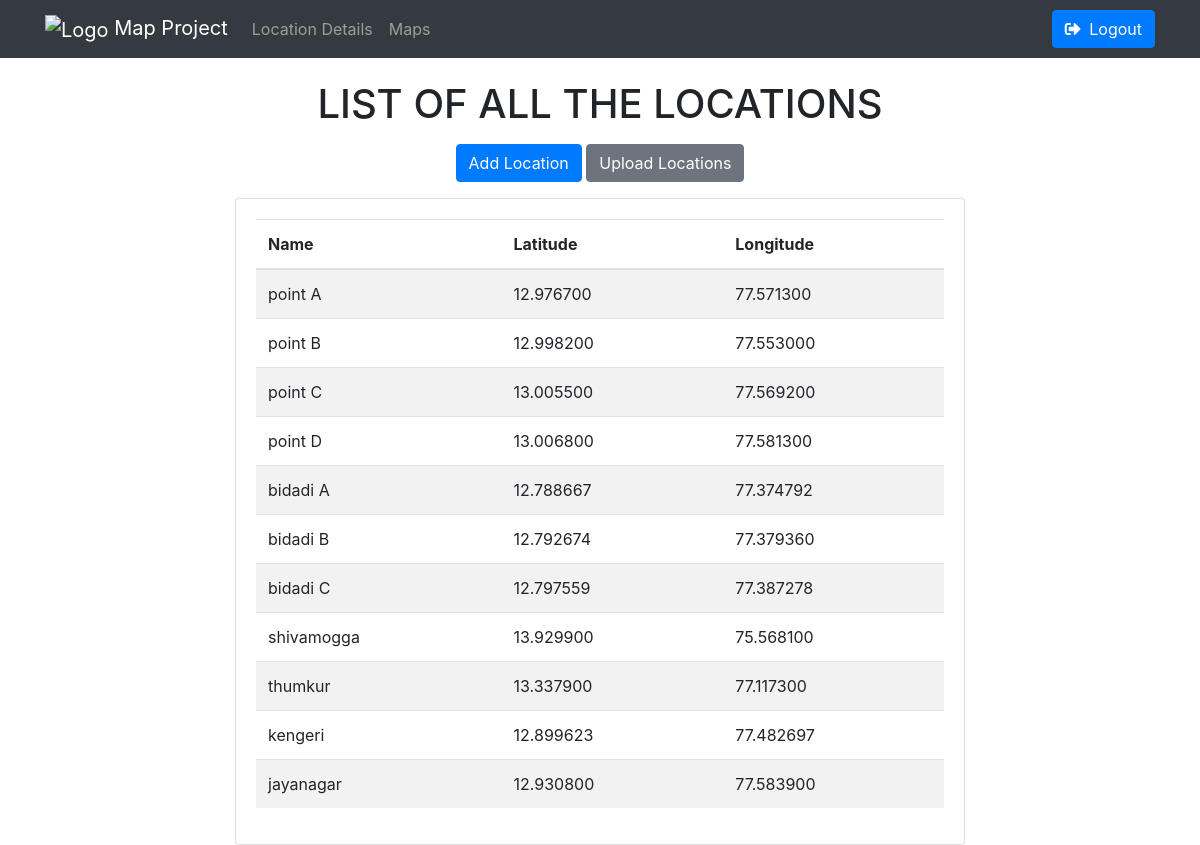
Before: /table/ (signed in) with the older database file.
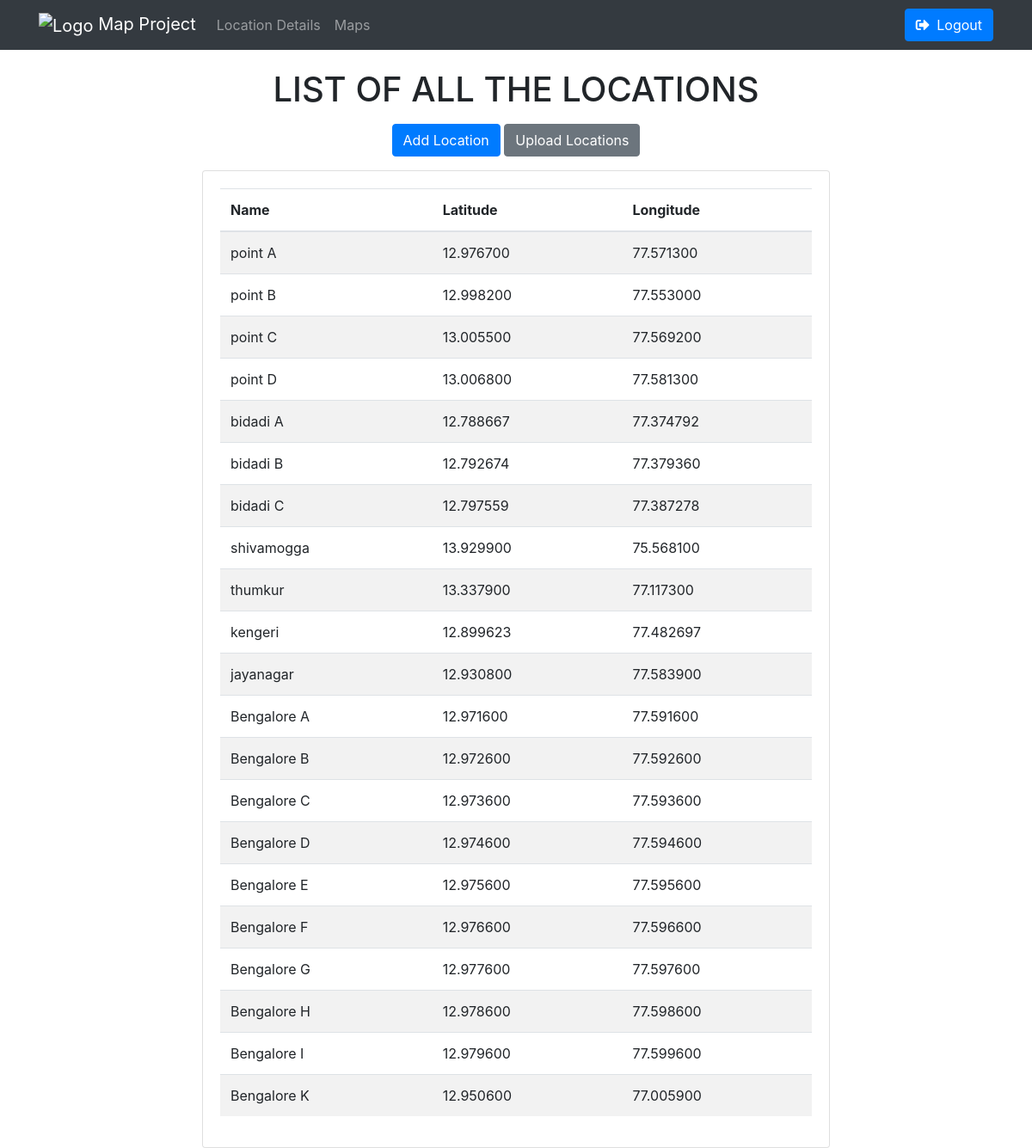
After: the same page with the newer database file.
### location_map/models.py (models this page shows, shortened)
class Location(models.Model):
    name = models.CharField(max_length=100)
    latitude = models.DecimalField(max_digits=9, decimal_places=6)
    longitude = models.DecimalField(max_digits=9, decimal_places=6)
    created_at = models.DateTimeField(default=timezone.now)
    updated_at = models.DateTimeField(auto_now=True)

### location_map/views.py (the view)
# urls.py: path('table/',ListPage,name='table'),
@login_required
def ListPage(request):
    loc=Location.objects.all()
    return render(request,"location_map/table.html",{'loc':loc})

### templates/location_map/table.html (shortened to what this page needs)
<!DOCTYPE html>
<html lang="en">
<head>
    <link rel="stylesheet" href="https://cdn.jsdelivr.net/npm/bootstrap@4.3.1/dist/css/bootstrap.min.css">
</head>
<body>
    {% include 'location_map/navbar.html' %}
    <h1 class="text-center my-3">LIST OF ALL THE LOCATIONS</h1>
    <div class="text-center my-3">
        <a href="{% url 'add_loc' %}" class="btn btn-primary">Add Location</a>
        <a href="{% url 'upload_file' %}" class="btn btn-secondary">Upload Locations</a>
    </div>
    <div class="container">
        <div class="row justify-content-center">
            <div class="col-md-8">
                <div class="card">
                    <div class="card-body">
                        <table class="table table-striped">
                            <thead>
                                <tr>
                                    <th>Name</th>
                                    <th>Latitude</th>
                                    <th>Longitude</th>
                                </tr>
                            </thead>
                            <tbody>
                                {% for l in loc %}
                                <tr>
                                    <td>{{ l.name }}</td>
                                    <td>{{ l.latitude }}</td>
                                    <td>{{ l.longitude }}</td>
                                </tr>
                                {% endfor %}
                            </tbody>
                        </table>
                    </div>
                </div>
            </div>
        </div>
    </div>
</body>
</html>

### templates/location_map/navbar.html (shortened to what this page needs)
<!DOCTYPE html>
<html lang="en">
<head>
    <link href="https://stackpath.bootstrapcdn.com/bootstrap/4.5.2/css/bootstrap.min.css" rel="stylesheet">
    <link href="https://cdnjs.cloudflare.com/ajax/libs/font-awesome/5.15.4/css/all.min.css" rel="stylesheet">
</head>
<body>
    <nav class="navbar navbar-expand-lg navbar-dark bg-dark fixed-top">
        <div class="container">
            {% load static %}
            <a class="navbar-brand" href="">
                <img src="{% static 'google-maps.png' %}" alt="Logo">
                Map Project
            </a>
            <div class="collapse navbar-collapse" id="navbarSupportedContent">
                <ul class="navbar-nav mr-auto">
                    <li class="nav-item">
                        <a class="nav-link" href="/table/">Location Details</a>
                    </li>
                    <li class="nav-item">
                        <a class="nav-link" href="/maps/">Maps</a>
                    </li>
                </ul>
                <ul class="navbar-nav ml-auto">
                    <li class="nav-item">
                        <a class="btn btn-primary" href="/logout/">
                            <i class="fas fa-sign-out-alt mr-1"></i> Logout
                        </a>
                    </li>
                </ul>
            </div>
        </div>
    </nav>
</body>
</html>

### templates/location_map/navbar.html (style rules this page uses)
.navbar-brand img { max-height: 40px; height: auto; }
.navbar { padding: 0.5rem 1rem; }
body { padding-top: 56px; }

Changed rows visible on the page:
added Location: name "Bengalore A", latitude "12.971600", longitude "77.591600"
added Location: name "Bengalore B", latitude "12.972600", longitude "77.592600"
added Location: name "Bengalore C", latitude "12.973600", longitude "77.593600"
added Location: name "Bengalore D", latitude "12.974600", longitude "77.594600"
added Location: name "Bengalore E", latitude "12.975600", longitude "77.595600"
added Location: name "Bengalore F", latitude "12.976600", longitude "77.596600"
added Location: name "Bengalore G", latitude "12.977600", longitude "77.597600"
added Location: name "Bengalore H", latitude "12.978600", longitude "77.598600"
added Location: name "Bengalore I", latitude "12.979600", longitude "77.599600"
added Location: name "Bengalore K", latitude "12.950600", longitude "77.005900"
